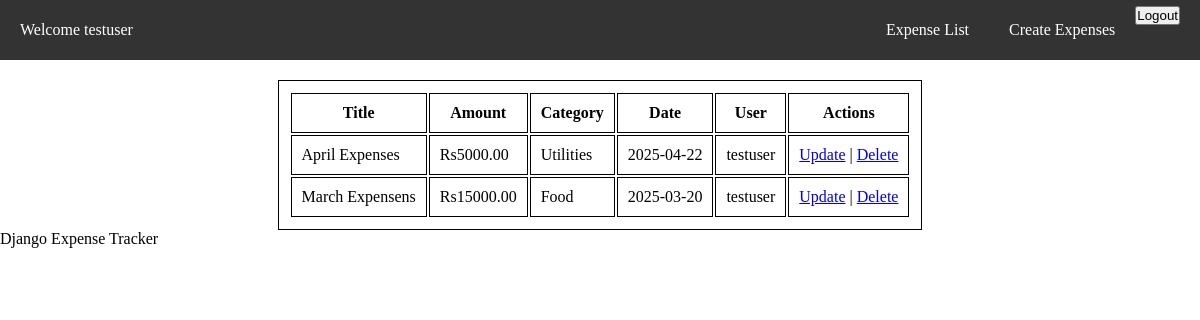
Page /expenses/expenses_list/ (signed in) on the committed database.
### expenses/models.py (models this page shows, shortened)
class Expense(models.Model):
    title = models.CharField(max_length=255)
    amount = models.DecimalField(max_digits=10, decimal_places=2)
    category = models.CharField(
        max_length=50,
        choices= [
        ('FOOD', 'Food'),
        ('TRANS', 'Transportation'),
        ('HOUS', 'Housing'),
        ('UTIL', 'Utilities'),
        ('OTHER', 'Other'),
        ],
        default= 'OTHER'
    )
    date = models.DateField()
    user = models.ForeignKey(User, on_delete=models.CASCADE)

### expenses/views.py (the view)
# urls.py: path('expenses_list/', views.expenses_list, name = "expenses_list"),
@login_required
def expenses_list(request):
    user_expenses = Expense.objects.filter(user=request.user).order_by('-date')
    context = {
        'expenses': user_expenses
    }
    return render(request, 'expenses/expenses_list.html', context)

### expenses/templates/expenses/expenses_list.html (shortened to what this page needs)
{% extends  'base.html' %}
{% block content %}
{% if expenses %}
<table>
    <thead>
        <tr>
            <th>Title</th>
            <th>Amount</th>
            <th>Category</th>
            <th>Date</th>
            <th>User</th>
            <th>Actions</th>
        </tr>
    </thead>
    <tbody>
        {% for expense in expenses %}
        <tr>
            <td>{{ expense.title }}</td>
            <td>Rs{{ expense.amount|floatformat:2 }}</td>
            <td>{{ expense.get_category_display }}</td>
            <td>{{ expense.date|date:"Y-m-d" }}</td>
            <td>{{ expense.user.username }}</td>
            <td class="action-links">
                <a href="{% url 'update_expenses' expense.pk %}">Update</a> |
                <a href="{% url 'delete_expenses' expense.pk %}">Delete</a>
            </td>
        </tr>
        {% endfor %}
    </tbody>
</table>
{% else %}
<p class="no-expenses">You have not recorded any expenses yet. Start tracking your spending!</p>
{% endif %}
{% endblock %}

### expenses/templates/base.html (shortened to what this page needs)
    {% load static %}
    <!DOCTYPE html>
    <html lang="en">
    <head>
        <link rel="stylesheet" href="{% static 'expenses/css/styles.css' %}">
    </head>
    <body>
        <header>
            <nav class = "navbar">
                {% if user.is_authenticated %}
                    <div class="message">
                        Welcome {{ user.username }}
                    </div>
                    <ul>
                        <li><a href="{% url 'expenses_list' %}">Expense List</a></li>
                        <li><a href="{% url 'create_expenses' %}">Create Expenses</a></li>
                        <li>
                            <form method="post" action="{% url 'logout' %}" style="display: inline;">
                                <button type="submit">
                                    Logout
                                </button>
                            </form>
                        </li>
                    </ul>
                {% else %}
                    <ul>
                        <li><a href="{% url 'login' %}">Login</a></li>
                    </ul>
                {% endif %}
            </nav>
        </header>
        <main class="main-container">
            {% block content %}
            {% endblock %}
        </main>
        <footer>
            <p>Django Expense Tracker</p>
        </footer>
    </body>
    </html>

### expenses/static/expenses/css/styles.css (style rules this page uses)
* { margin: 0; padding: 0; box-sizing: border-box; }
nav { display: flex; justify-content: space-between; align-items: center; background-color: #333; color: white; height: 60px; padding: 0 20px; position: fixed; top: 0; width: 100%; z-index: 1000; }
nav ul { list-style: none; display: flex; }
nav ul li a { color: white; text-decoration: none; padding: 15px 20px; display: block; transition: background-color 0.3s; }
.main-container { padding-top: 80px; }

### expenses/templates/expenses/expenses_list.html (style rules this page uses)
table { margin-left: auto; margin-right: auto; }
table, th, td { border: 1px solid; padding: 10px; }

### rows in the picture
Expense: title "April Expenses", amount "5000.00", category "Utilities", date "2025-04-22", user.username "testuser"
Expense: title "March Expensens", amount "15000.00", category "Food", date "2025-03-20", user.username "testuser"

### other values in the picture
{{ user.username }} "testuser"
